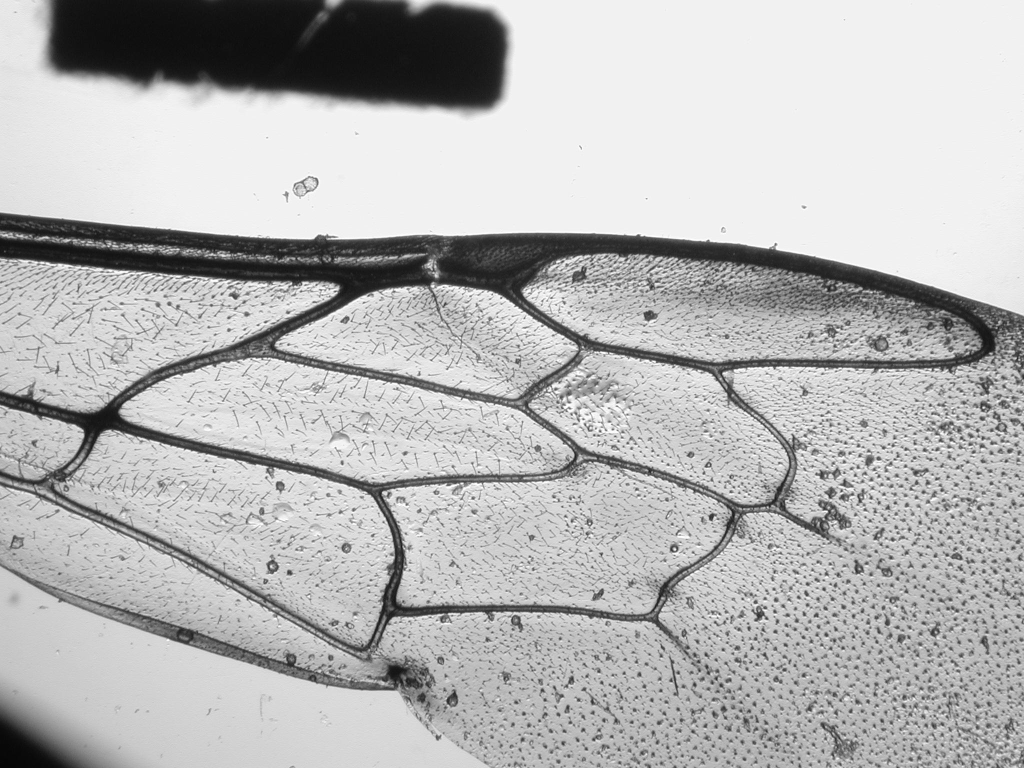
#> input picture Data/TEST/ex01.jpg, 2048 x 1536 px (shown at 1/2 size); its folder holds only this picture in this run
$ python beehive.py   (older library calls are emulated)
#> lines starting #> are read from the running program, lines starting #| are printed output that depends on the picture
import os
import cv2
import sys
import skimage.io
import numpy as np
import pandas as pd
import skimage as sk
import matplotlib.pyplot as plt
from skimage.color import rgb2gray
from skimage.filters import meijering, sato, frangi, hessian, gaussian, median
from skimage.morphology import disk, white_tophat, area_closing, skeletonize, thin, erosion, diamond, cube, ball


# Please Enter the path to the folder in INPUT
INPUT = "Data/TEST/"


if len(sys.argv) > 1:
    INPUT = str(sys.argv[1])

# Output folder which is RESULTS by default
OUTPUT = "RESULTS"


INPUT = INPUT.rstrip("/")
OUTPUT = OUTPUT.rstrip("/")

if not OUTPUT in os.listdir("."):
    os.mkdir(OUTPUT)

images_names = []
for i in os.listdir(INPUT):
    ext = os.path.splitext(i)[1]
    if ext.lower() != ".csv":
        images_names.append(i)

images_names = sorted(images_names)

images = [plt.imread(INPUT + "/" + i) for i in images_names]
#> images = 1 item

def get_intersections(image):
    img = image.copy()

    # Reduce image Size at 15% of original
    scale_percent = 15
    width = int(img.shape[1] * scale_percent / 100)
    height = int(img.shape[0] * scale_percent / 100)
    dim = (width, height)
    interpolation = cv2.INTER_AREA
    reduced = cv2.resize(img, dim, interpolation = interpolation)

    # Vessel Detection Filters
    kwargs = {'sigmas': range(1, 2, 1), 'mode': 'reflect'}
    img = rgb2gray(reduced) # Converting image to grayscale
    # img_blurred = gaussian(img, sigma=2)
    # img_denoised = median(img, selem=np.ones((5,5)))

    # Vessel Detection Filters
    meij = meijering(img, **kwargs)
    saato = sato(img, **kwargs)
    frang = frangi(img, **kwargs)
    hess = hessian(img, **kwargs)

    # Post Process on Vessel detection output
    frang_tophat = white_tophat(frang, disk(10))
    thresh = np.mean(frang_tophat) / 0.99
    frang_tophat[frang_tophat > thresh] = 1
    frang_tophat[frang_tophat <= thresh] = 0

    # Cleaning up noise and unwanted parts of the wing
    img_res = frang_tophat.copy()
    img_bw = img_res > 0
    labels = sk.measure.label(img_bw, return_num=False)

    maxCC_withbcg = labels == np.argmax(np.bincount(labels.flat))
    maxCC_nobcg = labels == np.argmax(np.bincount(labels.flat, weights=img_bw.flat))

    # More processing to remove irregularities
    eroded = maxCC_nobcg
    eroded = sk.morphology.dilation(eroded, disk(1.55))
    eroded = sk.morphology.erosion(eroded, disk(1))

    # Applying Thin and closing to remove unwanted holes in the wings
    thinned = thin(eroded)
    thinned = sk.morphology.closing(thinned, disk(1.25))
    skel = thin(thinned)

    # Resizing back to the original image dimension
    rescaled_img = np.float32(skel)
    width = int(image.shape[1])
    height = int(image.shape[0])
    dim = (width, height)

    # resize image
    resized = cv2.resize(rescaled_img, dim, interpolation = interpolation)
    rescaled = thin(resized)

    binarized = np.where(rescaled > 0.1, 1, 0)
    processed = sk.morphology.remove_small_objects(binarized.astype(bool), min_size=200, connectivity=2).astype(int)

    # black out pixels
    mask_x, mask_y = np.where(processed == 0)
    rescaled[mask_x, mask_y] = 0

    gray = rescaled.copy()
    gray = np.float32(gray)

    dst = cv2.cornerHarris(gray, 25, 3, 0.075)

    # result is dilated for marking the corners
    dst = cv2.dilate(dst, None)

    # Threshold for an optimal value, it may vary depending on the image.
    img_thresh = cv2.threshold(dst, 0.185*dst.max(), 255, 0)[1]
    img_thresh = np.uint8(img_thresh)

    # get the matrix with the x and y locations of each centroid
    centroids = cv2.connectedComponentsWithStats(img_thresh)[3]

    stop_criteria = (cv2.TERM_CRITERIA_EPS + cv2.TERM_CRITERIA_MAX_ITER, 255, 0.01)
    # refine corner coordinates to subpixel accuracy
    corners = cv2.cornerSubPix(gray, np.float32(centroids), (5,5), (-1,-1), stop_criteria)
    corners = np.round(corners)
    intersections = np.unique(corners, axis=0)
    intersections[:,[0,1]] = intersections[:,[1,0]]

    return intersections

"""
def generate_all_intersection(images, names):
    for i in range(len(names)):
        intersection = get_intersections(images[i])
        file_name = OUTPUT + "/" + os.path.splitext(names[i])[0] + ".csv"
        pd.DataFrame(intersection).to_csv(file_name, header=None, index=False)

        plt.imshow(images[i], cmap='gray')
        table = pd.read_csv(file_name, header=Noney
        plt.scatter(table[1], table[0], color='b', marker="o")
        plt.show()

"""

def generate_all_intersection(images, names):
    for i in range(len(images)):
        # Outputing information on the progress of the generation process
        progress = i/len(images)
        block = int(round(20*progress))
        text = "\rProgress: [{0}] {1}%".format( ">"*block + "-"*(20-block), round(100*progress))
        sys.stdout.write(text)
        sys.stdout.flush()


        # Calculating the intersections and saving them as in a csv file
        intersection = get_intersections(images[i])
        file_name = OUTPUT + "/" + os.path.splitext(names[i])[0] + ".csv"
        pd.DataFrame(intersection).to_csv(file_name, header=None, index=False)


        # For Debugging purposes - Load the generated csv and output a scatter plot among with the input image
        csv = pd.read_csv(file_name, header=None).to_numpy()
        plt.imshow(images[i])
        plt.scatter([x[1] for x in csv], [y[0] for y in csv], color='b', marker="o")
        plt.show()
#> this loop made 1 pass
#> (progress, block, scale_percent in get_intersections, interpolation in get_intersections, thresh in get_intersections, stop_criteria in get_intersections) on pass 1: (0, 0, 15, 3, 0.0287, (3, 255, 0.01))
#| Progress: [--------------------] 0%
#> pass 1, in get_intersections, `reduced = cv2.resize(img, dim, interpolation = interpolation)`:
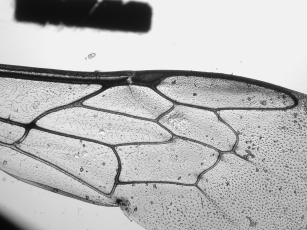
#> reduced: shape (230, 307, 3); min 7, max 246, mean 182.4
#> pass 1, in get_intersections, `meij = meijering(img, **kwargs)`:
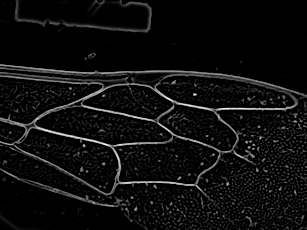
#> meij: shape (230, 307) float64; min 0, max 1, mean 0.0557
#> pass 1, in generate_all_intersection, `plt.show()`:
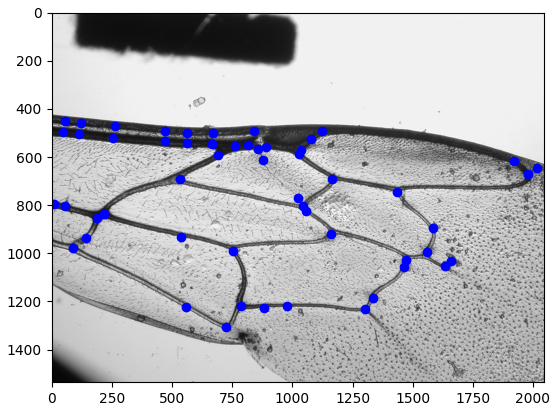
#> figure drawn by matplotlib, 1 panel


    text = "\rProgress: [{0}] DONE.".format(">"*20)
    sys.stdout.write(text)
#| Progress: [>>>>>>>>>>>>>>>>>>>>] DONE.
    sys.stdout.flush()

    print("\nGenerated csv files can be found in folder : " + OUTPUT)
    return None

generate_all_intersection(images, images_names)
